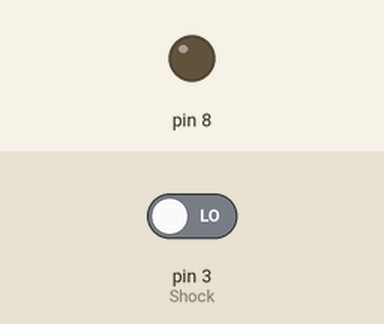
A sketch run on a simulated Arduino Uno, built with avr-gcc and run on an emulated ATmega328P. Shown: output pins drawn as LEDs (lit = HIGH). The test bench sets the inputs (shaded band); at power-on: pin 3 (Shock) LOW.

Above: at 1.2 s.
1.3 s: pin 3 (Shock) driven HIGH
At 2.3 s:
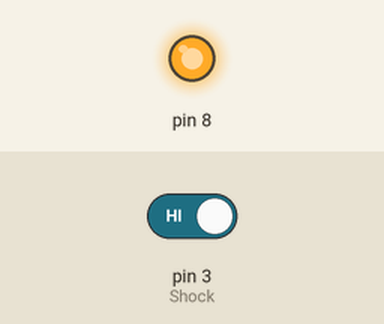
2.8 s: pin 3 (Shock) driven LOW
At 3.4 s:
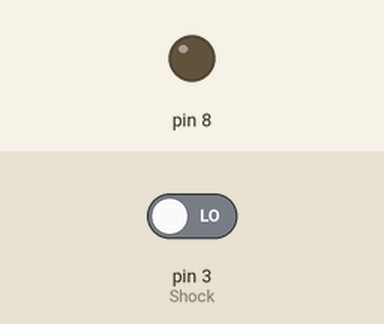
Timing chart, 0 to 5.8 s (numbered marks = the images above; inputs shaded):
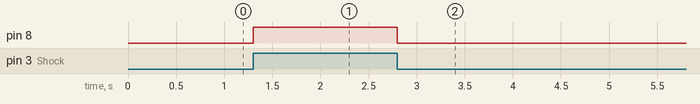

Measured:
- after the input at 1.3 s, pin 8: LOW → HIGH at once
- after the input at 2.8 s, pin 8: HIGH → LOW at once

The sketch:

RLDNFRL.ino
```cpp
int Shock=3;
void setup() {
  // put your setup code here, to run once:
  pinMode(Shock,INPUT);
  pinMode(8,OUTPUT);
}

void loop() {
  // put your main code here, to run repeatedly:
  if(digitalRead(Shock)==HIGH){
    digitalWrite(8,HIGH);
    delay(100);
  }else{
    digitalWrite(8,LOW);
    delay(100);
  }
}
```
